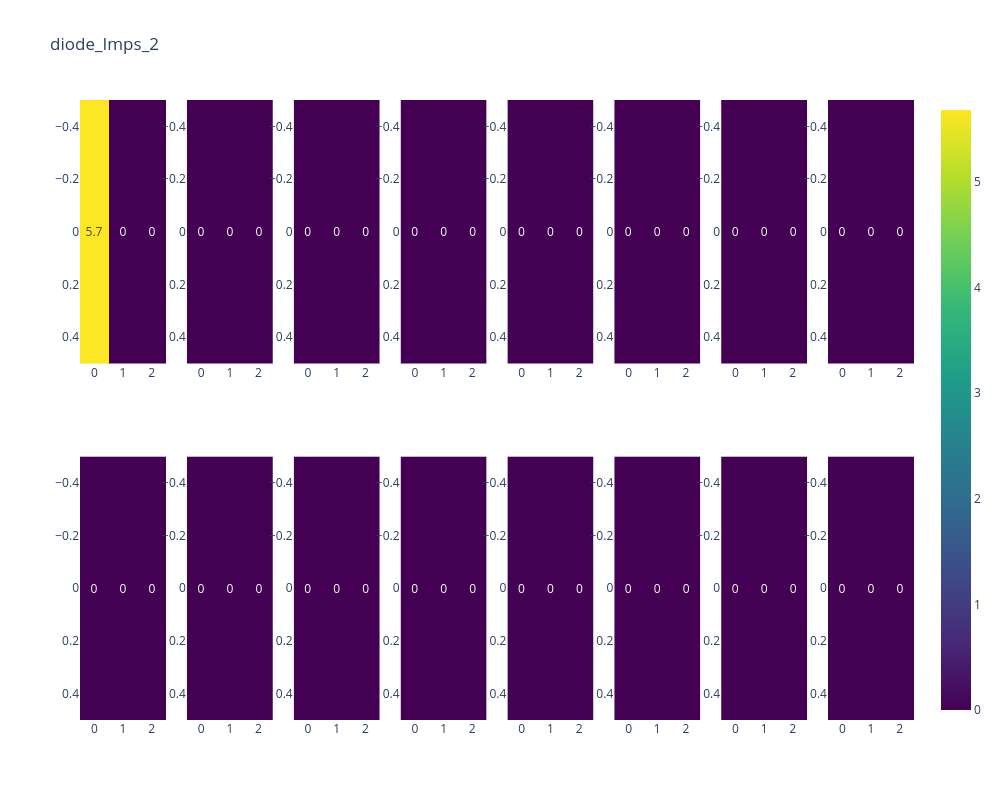

Here is the notebook cell this chart was saved with:
### Code cell
# Plot Diode Currents
from v_pvmismatch.plotting import plot_heatmap_diode

fig = plot_heatmap_diode(cell_curr, idx_sim=2, dkey='diode_Imps')
fig

### Figure 1 — Plotly figure (JSON) as saved in the notebook; plotly's stock layout.template omitted (floating-point values rounded to 4 significant figures)
{"data": [{"coloraxis": "coloraxis", "text": [[5.7, 0, 0]], "texttemplate": "%{text}", "type": "heatmap", "xaxis": "x", "yaxis": "y", "z": [[5.682, 0, 0]]}, {"coloraxis": "coloraxis", "text": [[0, 0, 0]], "texttemplate": "%{text}", "type": "heatmap", "xaxis": "x9", "yaxis": "y9", "z": [[0, 0, 0]]}, {"coloraxis": "coloraxis", "text": [[0, 0, 0]], "texttemplate": "%{text}", "type": "heatmap", "xaxis": "x2", "yaxis": "y2", "z": [[0, 0, 0]]}, {"coloraxis": "coloraxis", "text": [[0, 0, 0]], "texttemplate": "%{text}", "type": "heatmap", "xaxis": "x10", "yaxis": "y10", "z": [[0, 0, 0]]}, {"coloraxis": "coloraxis", "text": [[0, 0, 0]], "texttemplate": "%{text}", "type": "heatmap", "xaxis": "x3", "yaxis": "y3", "z": [[0, 0, 0]]}, {"coloraxis": "coloraxis", "text": [[0, 0, 0]], "texttemplate": "%{text}", "type": "heatmap", "xaxis": "x11", "yaxis": "y11", "z": [[0, 0, 0]]}, {"coloraxis": "coloraxis", "text": [[0, 0, 0]], "texttemplate": "%{text}", "type": "heatmap", "xaxis": "x4", "yaxis": "y4", "z": [[0, 0, 0]]}, {"coloraxis": "coloraxis", "text": [[0, 0, 0]], "texttemplate": "%{text}", "type": "heatmap", "xaxis": "x12", "yaxis": "y12", "z": [[0, 0, 0]]}, {"coloraxis": "coloraxis", "text": [[0, 0, 0]], "texttemplate": "%{text}", "type": "heatmap", "xaxis": "x5", "yaxis": "y5", "z": [[0, 0, 0]]}, {"coloraxis": "coloraxis", "text": [[0, 0, 0]], "texttemplate": "%{text}", "type": "heatmap", "xaxis": "x13", "yaxis": "y13", "z": [[0, 0, 0]]}, {"coloraxis": "coloraxis", "text": [[0, 0, 0]], "texttemplate": "%{text}", "type": "heatmap", "xaxis": "x6", "yaxis": "y6", "z": [[0, 0, 0]]}, {"coloraxis": "coloraxis", "text": [[0, 0, 0]], "texttemplate": "%{text}", "type": "heatmap", "xaxis": "x14", "yaxis": "y14", "z": [[0, 0, 0]]}, {"coloraxis": "coloraxis", "text": [[0, 0, 0]], "texttemplate": "%{text}", "type": "heatmap", "xaxis": "x7", "yaxis": "y7", "z": [[0, 0, 0]]}, {"coloraxis": "coloraxis", "text": [[0, 0, 0]], "texttemplate": "%{text}", "type": "heatmap", "xaxis": "x15", "yaxis": "y15", "z": [[0, 0, 0]]}, {"coloraxis": "coloraxis", "text": [[0, 0, 0]], "texttemplate": "%{text}", "type": "heatmap", "xaxis": "x8", "yaxis": "y8", "z": [[0, 0, 0]]}, {"coloraxis": "coloraxis", "text": [[0, 0, 0]], "texttemplate": "%{text}", "type": "heatmap", "xaxis": "x16", "yaxis": "y16", "z": [[0, 0, 0]]}], "layout": {"autosize": false, "coloraxis": {"colorscale": [[0, "#440154"], [0.1111, "#482878"], [0.2222, "#3e4989"], [0.3333, "#31688e"], [0.4444, "#26828e"], [0.5556, "#1f9e89"], [0.6667, "#35b779"], [0.7778, "#6ece58"], [0.8889, "#b5de2b"], [1, "#fde725"]]}, "height": 800, "title": {"text": "diode_Imps_2"}, "width": 1000, "xaxis": {"anchor": "y", "autorange": true, "domain": [0, 0.1031], "range": [-0.5, 2.5]}, "xaxis10": {"anchor": "y10", "autorange": true, "domain": [0.1281, 0.2312], "range": [-0.5, 2.5]}, "xaxis11": {"anchor": "y11", "autorange": true, "domain": [0.2562, 0.3594], "range": [-0.5, 2.5]}, "xaxis12": {"anchor": "y12", "autorange": true, "domain": [0.3844, 0.4875], "range": [-0.5, 2.5]}, "xaxis13": {"anchor": "y13", "autorange": true, "domain": [0.5125, 0.6156], "range": [-0.5, 2.5]}, "xaxis14": {"anchor": "y14", "autorange": true, "domain": [0.6406, 0.7438], "range": [-0.5, 2.5]}, "xaxis15": {"anchor": "y15", "autorange": true, "domain": [0.7687, 0.8719], "range": [-0.5, 2.5]}, "xaxis16": {"anchor": "y16", "autorange": true, "domain": [0.8969, 1], "range": [-0.5, 2.5]}, "xaxis2": {"anchor": "y2", "autorange": true, "domain": [0.1281, 0.2312], "range": [-0.5, 2.5]}, "xaxis3": {"anchor": "y3", "autorange": true, "domain": [0.2562, 0.3594], "range": [-0.5, 2.5]}, "xaxis4": {"anchor": "y4", "autorange": true, "domain": [0.3844, 0.4875], "range": [-0.5, 2.5]}, "xaxis5": {"anchor": "y5", "autorange": true, "domain": [0.5125, 0.6156], "range": [-0.5, 2.5]}, "xaxis6": {"anchor": "y6", "autorange": true, "domain": [0.6406, 0.7438], "range": [-0.5, 2.5]}, "xaxis7": {"anchor": "y7", "autorange": true, "domain": [0.7687, 0.8719], "range": [-0.5, 2.5]}, "xaxis8": {"anchor": "y8", "autorange": true, "domain": [0.8969, 1], "range": [-0.5, 2.5]}, "xaxis9": {"anchor": "y9", "autorange": true, "domain": [0, 0.1031], "range": [-0.5, 2.5]}, "yaxis": {"anchor": "x", "autorange": true, "domain": [0.575, 1], "range": [0.5, -0.5]}, "yaxis10": {"anchor": "x10", "autorange": true, "domain": [0, 0.425], "range": [0.5, -0.5]}, "yaxis11": {"anchor": "x11", "autorange": true, "domain": [0, 0.425], "range": [0.5, -0.5]}, "yaxis12": {"anchor": "x12", "autorange": true, "domain": [0, 0.425], "range": [0.5, -0.5]}, "yaxis13": {"anchor": "x13", "autorange": true, "domain": [0, 0.425], "range": [0.5, -0.5]}, "yaxis14": {"anchor": "x14", "autorange": true, "domain": [0, 0.425], "range": [0.5, -0.5]}, "yaxis15": {"anchor": "x15", "autorange": true, "domain": [0, 0.425], "range": [0.5, -0.5]}, "yaxis16": {"anchor": "x16", "autorange": true, "domain": [0, 0.425], "range": [0.5, -0.5]}, "yaxis2": {"anchor": "x2", "autorange": true, "domain": [0.575, 1], "range": [0.5, -0.5]}, "yaxis3": {"anchor": "x3", "autorange": true, "domain": [0.575, 1], "range": [0.5, -0.5]}, "yaxis4": {"anchor": "x4", "autorange": true, "domain": [0.575, 1], "range": [0.5, -0.5]}, "yaxis5": {"anchor": "x5", "autorange": true, "domain": [0.575, 1], "range": [0.5, -0.5]}, "yaxis6": {"anchor": "x6", "autorange": true, "domain": [0.575, 1], "range": [0.5, -0.5]}, "yaxis7": {"anchor": "x7", "autorange": true, "domain": [0.575, 1], "range": [0.5, -0.5]}, "yaxis8": {"anchor": "x8", "autorange": true, "domain": [0.575, 1], "range": [0.5, -0.5]}, "yaxis9": {"anchor": "x9", "autorange": true, "domain": [0, 0.425], "range": [0.5, -0.5]}}}
